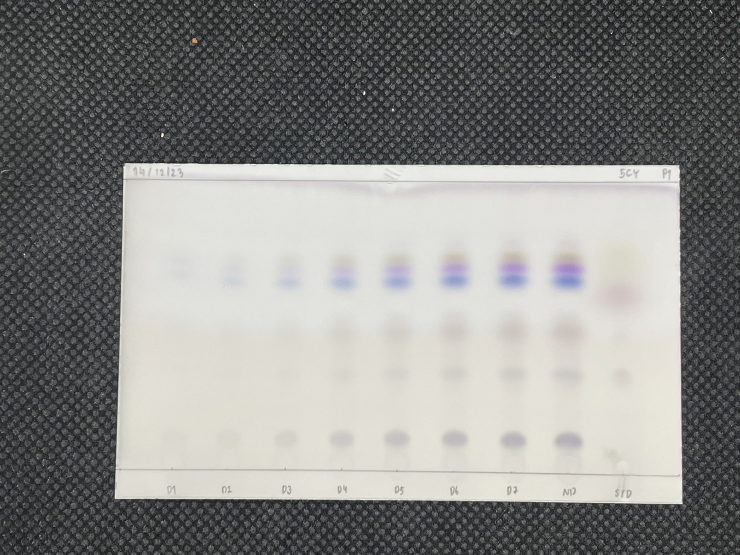
#> input picture input/ingredients/5CY-P1_Vanillin-Original.jpg, 1479 x 1109 px (shown at 1/2 size)
$ python -i crop_substance_spot.py   (imports and definitions only)
#> lines starting #> are read from the running program, lines starting #| are printed output that depends on the picture; after the words box and inside, x2 and y2 are one past the last pixel; in counts of white or black regions, pixels touching at a corner belong together
import cv2
import numpy as np
import matplotlib.pyplot as plt
from astropy.stats import SigmaClip
from photutils.background import Background2D, MeanBackground
from scipy.signal import find_peaks


# [122 lines left out: functions crop_substance_spot_ingredient, crop_substance_spot_mixture, visualize_segmented_image, remove_background, not called in this run]

def create_threshold_mask(image: np.ndarray, mode: str = 'default') -> np.ndarray:
    """
    Create a binary threshold mask from the input image.

    Args:
        image (np.ndarray): Input image.

    Returns:
        np.ndarray: Binary threshold mask.
    """
#> called with mode = 'default'
    iterations = 5 if mode == "ingredient" else 3
    threshold = cv2.threshold(image, 0, 255, cv2.THRESH_BINARY + cv2.THRESH_OTSU)[1]
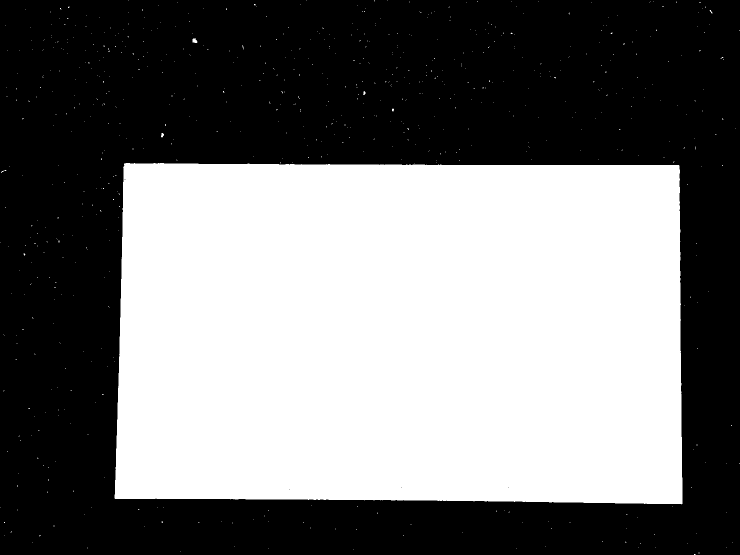
#> threshold: shape (1109, 1479) (shown at 1/2 size); 46.1% white; 698 white regions (694 under 20 px), largest, box (x1, y1, x2, y2) and area: (229, 326, 1365, 1009) 754942, (385, 77, 395, 86) 70, (322, 266, 328, 275) 37, (726, 182, 731, 190) 26
    kernel_size = max(5, min(image.shape[0] // 100, image.shape[1] // 100))
#> kernel_size = 11
    kernel = cv2.getStructuringElement(cv2.MORPH_ELLIPSE, (kernel_size, kernel_size))
    threshold = cv2.morphologyEx(threshold, cv2.MORPH_OPEN, kernel, iterations=iterations)
#> threshold: shape (1109, 1479); 46% white; 1 white region, box (x1, y1, x2, y2) and area: (230, 326, 1365, 1008) 754352
    if mode == "ingredient":
        threshold = cv2.morphologyEx(threshold, cv2.MORPH_CLOSE, kernel, iterations=iterations)
    return threshold


############################################################################################################
# Contours Detection
############################################################################################################

# [313 lines left out: functions detect_contours, filter_contours, _remove_small_contours, _filter_non_border_contours, _remove_right_most_vertical_lane, _intersect and 10 more, not called in this run]

>>> import cv2
>>> picture = cv2.imread('../../../input/ingredients/5CY-P1_Vanillin-Original.jpg', cv2.IMREAD_GRAYSCALE)
>>> result = create_threshold_mask(picture)

$ run again, on input/ingredients/5CY-P2_Vanillin-Original.jpg
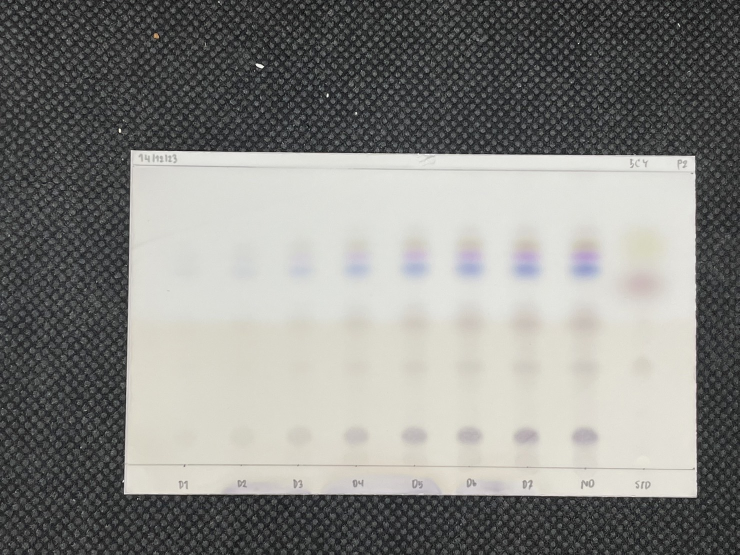
#> input picture input/ingredients/5CY-P2_Vanillin-Original.jpg, 1479 x 1109 px (shown at 1/2 size)
#> in create_threshold_mask, `threshold = cv2.threshold(image, 0, 255, cv2.THRESH_BINARY + cv2.THRES..`:
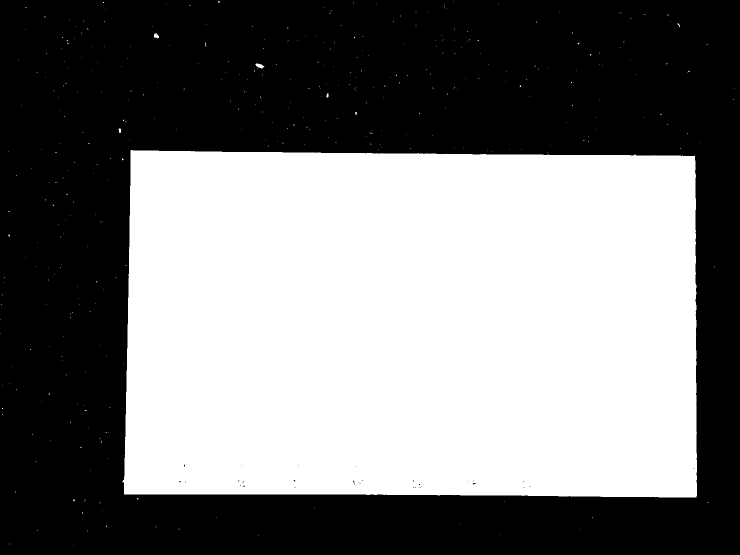
#> threshold: shape (1109, 1479) (shown at 1/2 size); 47.5% white; 378 white regions (373 under 20 px), largest, box (x1, y1, x2, y2) and area: (245, 300, 1394, 995) 777500, (511, 127, 529, 137) 105, (308, 67, 318, 77) 71, (237, 257, 242, 266) 35, (653, 187, 657, 195) 28
#> in create_threshold_mask, `threshold = cv2.morphologyEx(threshold, cv2.MORPH_OPEN, kernel, iterat..`:
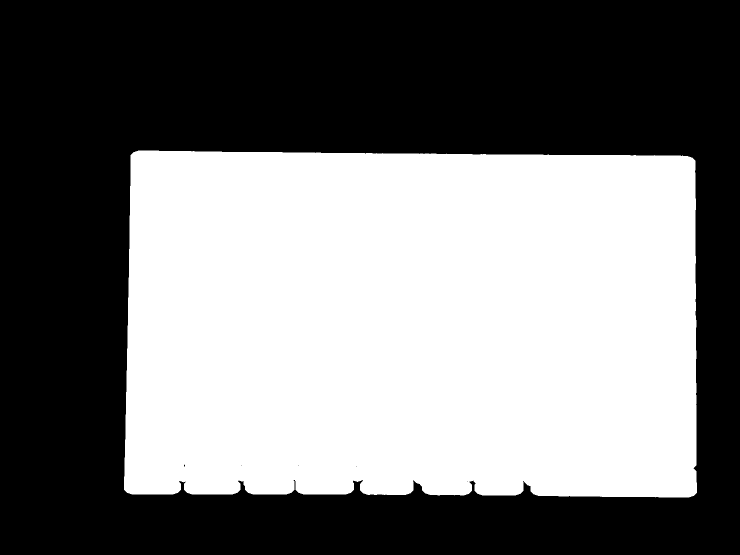
#> threshold: shape (1109, 1479) (shown at 1/2 size); 47.2% white; 1 white region, box (x1, y1, x2, y2) and area: (248, 301, 1394, 995) 774713

$ run again, on input/ingredients/LPY-P1_Vanillin-Original.jpg
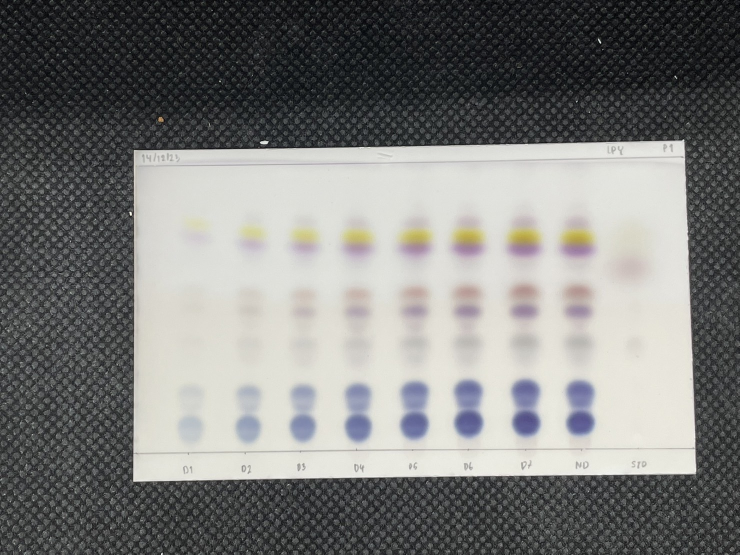
#> input picture input/ingredients/LPY-P1_Vanillin-Original.jpg, 1479 x 1109 px (shown at 1/2 size)
#> in create_threshold_mask, `threshold = cv2.threshold(image, 0, 255, cv2.THRESH_BINARY + cv2.THRES..`:
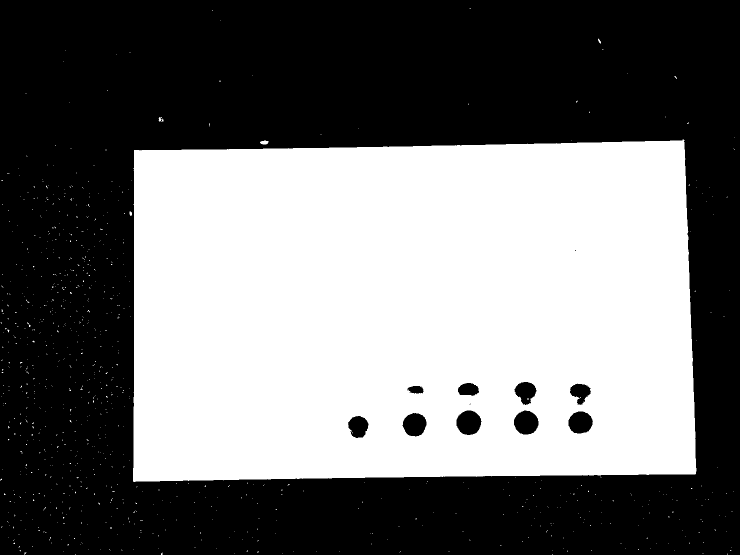
#> threshold: shape (1109, 1479) (shown at 1/2 size); 44.4% white; 890 white regions (885 under 20 px), largest, box (x1, y1, x2, y2) and area: (266, 279, 1393, 964) 726259, (520, 281, 537, 289) 103, (317, 234, 327, 243) 51, (259, 423, 264, 432) 36, (1196, 77, 1202, 87) 30
#> in create_threshold_mask, `threshold = cv2.morphologyEx(threshold, cv2.MORPH_OPEN, kernel, iterat..`:
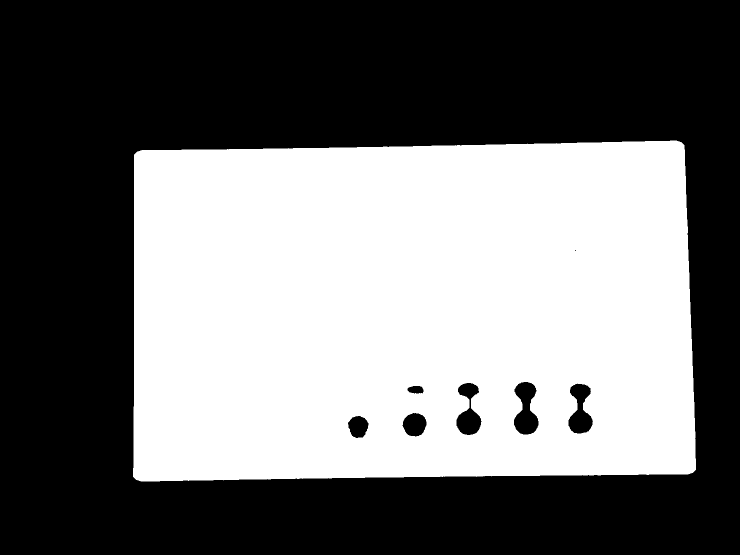
#> threshold: shape (1109, 1479) (shown at 1/2 size); 44.2% white; 1 white region, box (x1, y1, x2, y2) and area: (266, 281, 1392, 963) 725239

$ run again, on input/ingredients/LPY-P2_Vanillin-Original.jpg
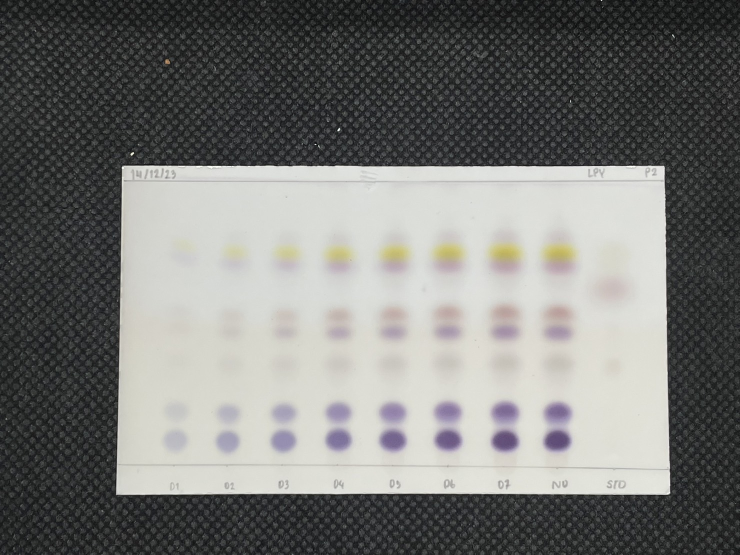
#> input picture input/ingredients/LPY-P2_Vanillin-Original.jpg, 1479 x 1109 px (shown at 1/2 size)
#> in create_threshold_mask, `threshold = cv2.threshold(image, 0, 255, cv2.THRESH_BINARY + cv2.THRES..`:
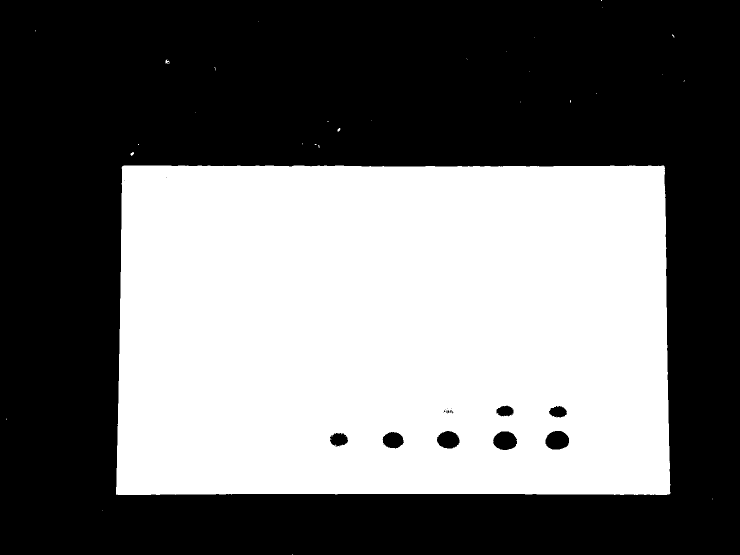
#> threshold: shape (1109, 1479) (shown at 1/2 size); 43.4% white; 33 white regions (29 under 20 px), largest, box (x1, y1, x2, y2) and area: (232, 331, 1341, 990) 712325, (331, 119, 339, 127) 38, (261, 304, 268, 312) 34, (675, 256, 681, 263) 28
